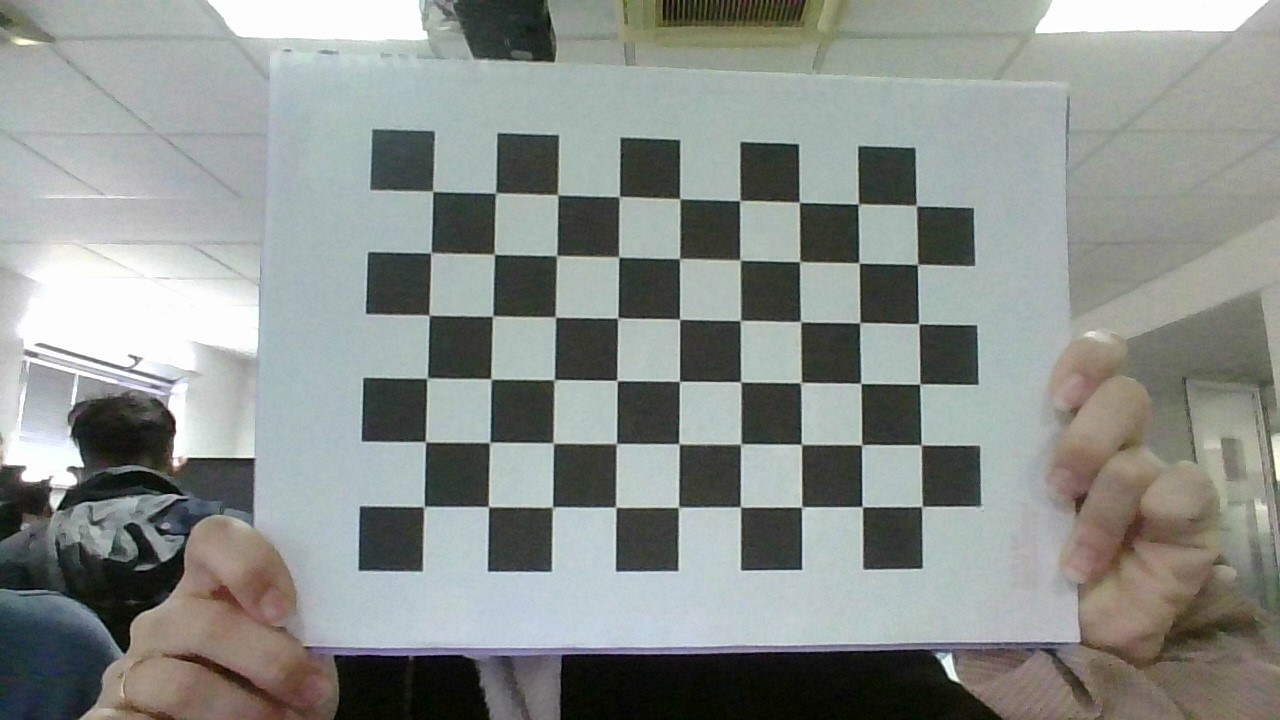
#> input picture Callibration_frames3/WIN_20220222_09_50_21_Pro.jpg, 1280 x 720 px; its folder holds only this picture in this run
$ python pose_estimation.py
#> lines starting #> are read from the running program, lines starting #| are printed output that depends on the picture

import numpy as np
import cv2 as cv
import glob

with np.load('calib_parameteres.npz') as X:
#> (reads calib_parameteres.npz from the repository)
    mtx, dist, _, _ = [X[i] for i in ('mtx','dist','rvecs','tvecs')]

# termination criteria
criteria = (cv.TERM_CRITERIA_EPS + cv.TERM_CRITERIA_MAX_ITER, 30, 0.001)

# prepare object points, like (0,0,0), (1,0,0), (2,0,0) ....,(8,5,0)
objp = np.zeros((6*9,3), np.float32)
objp[:,:2] = np.mgrid[0:9,0:6].T.reshape(-1,2)
axis = np.float32([[4,2,-2], [6,2,-2], [4,2,-4], [6,2,-4], [3,2,-2], [7,2,-2], [5,2,-4], [5,2,-4.7]]).reshape(-1,3)

def draw(img, corners, imgpts):
    corner1 = tuple(corners[21].ravel())
    corner2 = tuple(corners[25].ravel())

    img = cv.line(img, corner1, tuple(imgpts[0].ravel()), (0,0,255), 5)                     #Pierna izq
    img = cv.line(img, corner2, tuple(imgpts[1].ravel()), (0,0,255), 5)                     #Pierna der
    img = cv.line(img, tuple(imgpts[0].ravel()), tuple(imgpts[1].ravel()), (0,0,255), 5)    #Entrepierna
    img = cv.line(img, tuple(imgpts[0].ravel()), tuple(imgpts[2].ravel()), (0,0,255), 5)    #Cuerpo izq
    img = cv.line(img, tuple(imgpts[1].ravel()), tuple(imgpts[3].ravel()), (0,0,255), 5)    #Cuerpo der
    img = cv.line(img, tuple(imgpts[2].ravel()), tuple(imgpts[3].ravel()), (0,0,255), 5)    #Entrehombros
    img = cv.line(img, tuple(imgpts[2].ravel()), tuple(imgpts[4].ravel()), (0,0,255), 5)    #Brazo izq
    img = cv.line(img, tuple(imgpts[3].ravel()), tuple(imgpts[5].ravel()), (0,0,255), 5)    #Brazo der
    img = cv.line(img, tuple(imgpts[6].ravel()), tuple(imgpts[7].ravel()), (0,0,255), 5)    #Cuello
    # Using cv2.circle() method
    tam = imgpts[3].ravel() - imgpts[2].ravel()
    tam = abs(tam[0])
    tam = int(tam/3)

    t =  tuple(map(lambda i, j: i - j, tuple(imgpts[7].ravel()), (0, tam/3 + tam/4)))
    t1 = t[0]
    t2 = t[1]
    t = (int(t1), int(t2))

    #HEAD
    img = cv.circle(img, t, tam, (0, 0, 255), 5)

    return img

for fname in glob.glob('Callibration_frames3/*.jpg'):
    img = cv.imread(fname)
#> img is the input picture: shape (720, 1280, 3); mean B, G, R 139.7, 143.4, 138.6
    gray = cv.cvtColor(img,cv.COLOR_BGR2GRAY)
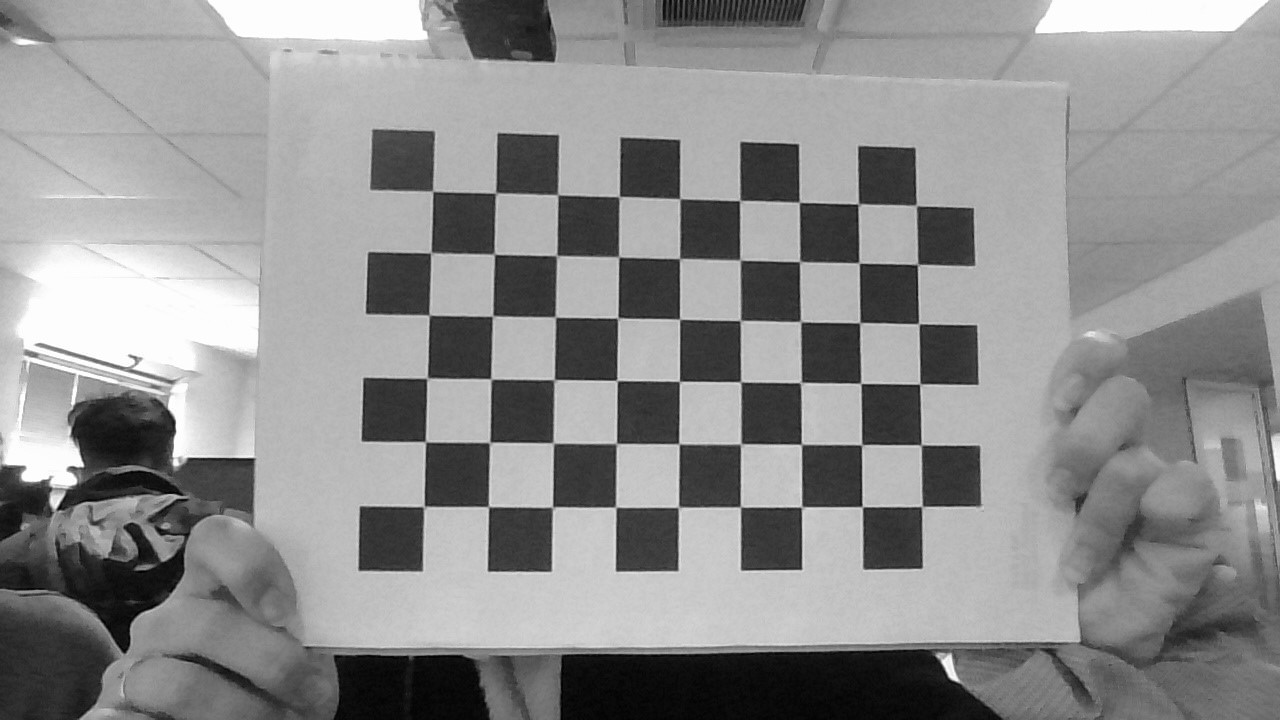
#> gray: shape (720, 1280); min 0, max 255, mean 141.6
    ret, corners = cv.findChessboardCorners(gray, (9,6),None)
#> ret = True; corners = 54 rows, first 8: [433.1, 191.4], [496.5, 193], [557.6, 194.6], [619, 195.2], [679.1, 199.5], [738.5, 200.1], [798.8, 203.1], [858.5, 203.5]
    if ret == True:
        corners2 = cv.cornerSubPix(gray,corners,(11,11),(-1,-1),criteria)
#> corners2 = 54 rows, first 8: [432.8, 191.2], [495.6, 193], [557.7, 194.8], [619.3, 196.6], [679.7, 198.7], [739.7, 200.5], [799.3, 202.3], [858.3, 203.9]
        # Find the rotation and translation vectors.

        ret,rvecs, tvecs = cv.solvePnP(objp, corners2, mtx, dist)
#> rvecs = [-0.017, -0.521, 0.00862]; tvecs = [-2.79, -2.7, 10.98]
        # project 3D points to image plane
        imgpts, jac = cv.projectPoints(axis, rvecs, tvecs, mtx, dist)
#> imgpts = [[784.4, 316.8], [908.9, 321.5], [911.3, 306.5], [1043.9, 313.3], [714.4, 314.2], [964.1, 323.6], [981.4, 310], [1038.5, 306.1]]
        img = draw(img,corners2,imgpts)
#> in draw, `corner1 = tuple(corners[21].ravel())`: corner1 = (617.7, 317.9)
#> in draw, `corner2 = tuple(corners[25].ravel())`: corner2 = (859.8, 322.7)
#> in draw, `img = cv.line(img, tuple(imgpts[3].ravel()), tuple(imgpts[5].ravel()),..`: img: shape (720, 1280, 3); mean B, G, R 138.9, 142.6, 139.3
#> in draw, `img = cv.line(img, tuple(imgpts[6].ravel()), tuple(imgpts[7].ravel()),..`: img: shape (720, 1280, 3); mean B, G, R 138.9, 142.6, 139.3
#> in draw, `tam = imgpts[3].ravel() - imgpts[2].ravel()`: tam = [132.5, 6.75]
#> in draw, `tam = abs(tam[0])`: tam = 132.5
#> in draw, `tam = int(tam/3)`: tam = 44
#> in draw, `t =  tuple(map(lambda i, j: i - j, tuple(imgpts[7].ravel()), (0, tam/3..`: t = (1038.5, 280.4)
#> in draw, `t1 = t[0]`: t1 = 1038.5
#> in draw, `t2 = t[1]`: t2 = 280.4
#> in draw, `t = (int(t1), int(t2))`: t = (1038, 280)
#> in draw, `img = cv.circle(img, t, tam, (0, 0, 255), 5)`:
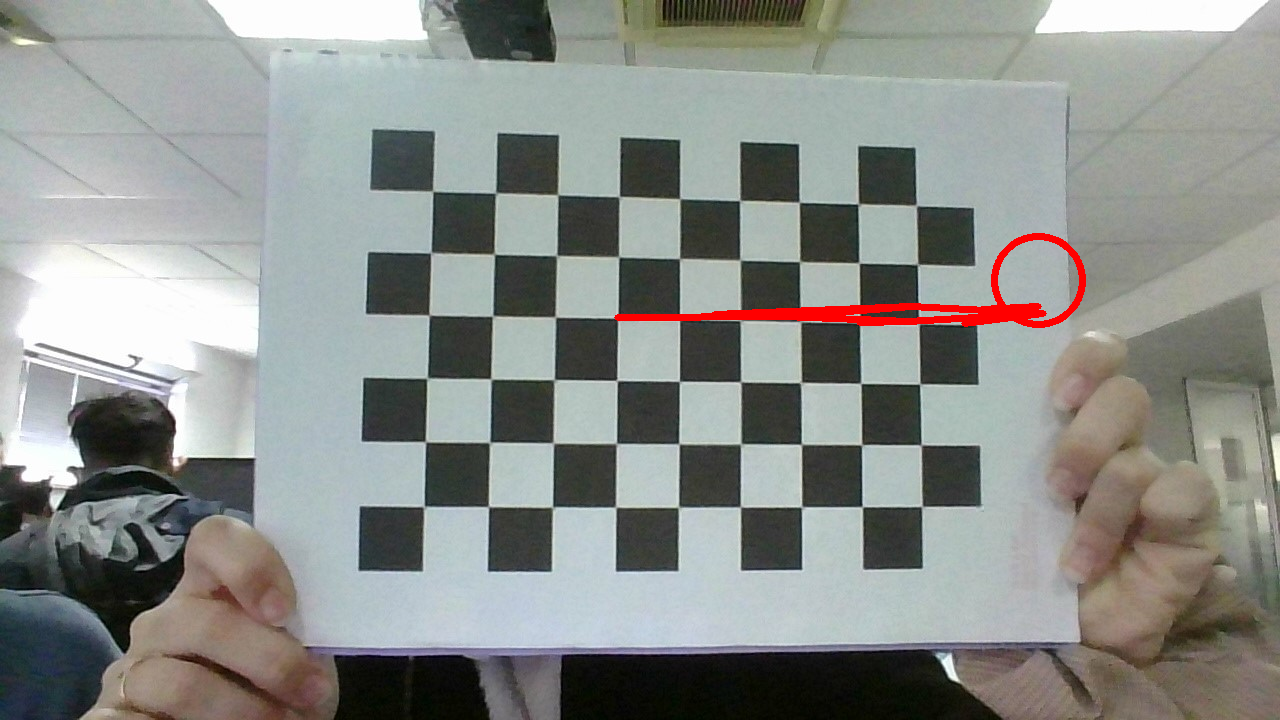
#> img: shape (720, 1280, 3); mean B, G, R 138.6, 142.3, 139.5
        cv.imshow('img',img)
        #k = cv.waitKey(0) & 0xFF
        #if k == ord('s'):
        #    cv.imwrite(fname[:6]+'.png', img)
        cv.waitKey(500)
cv.destroyAllWindows()
